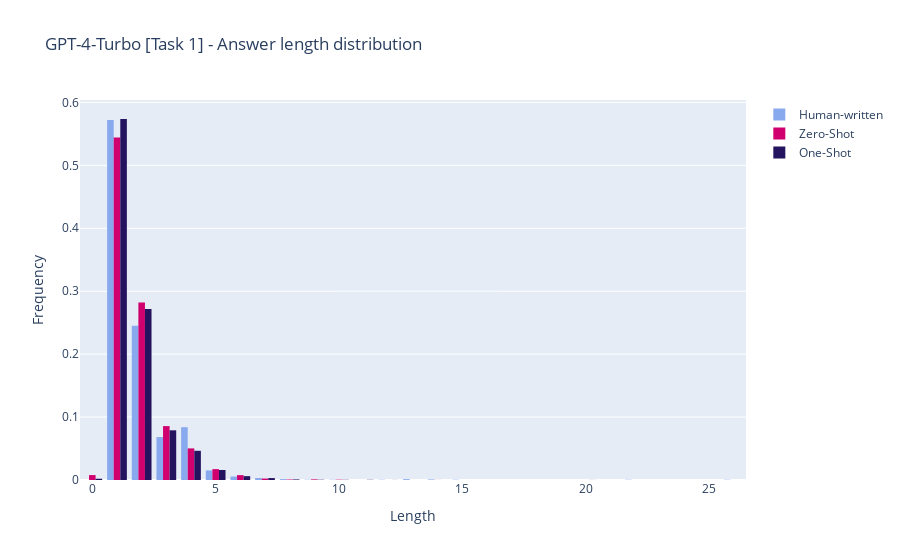
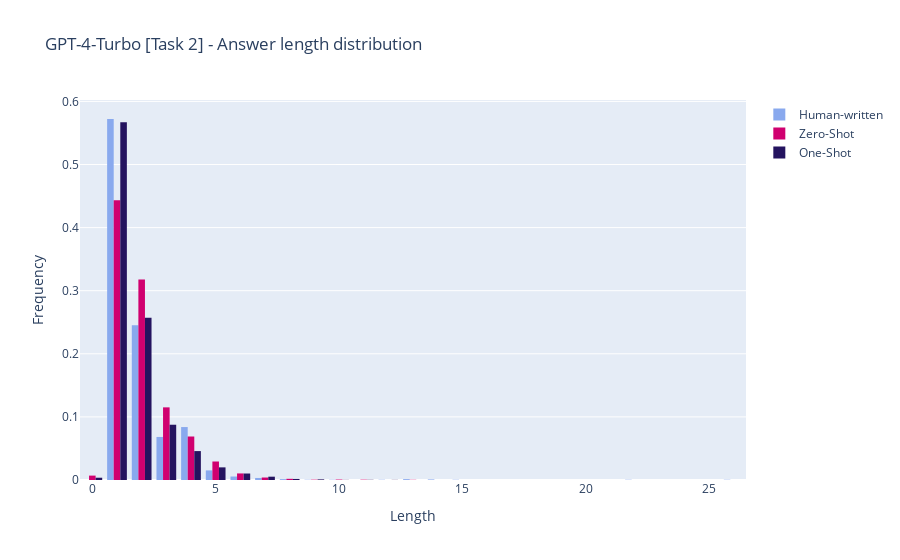

The cell these charts' notebook holds for them, in order:
### Code cell
plot_length_distribution_comparison_with_ref(gpt_4_preds.ground_truth_answers, gpt_4_preds.zero_shot_full_answers, gpt_4_preds.one_shot_full_answers, "ANSWER", "GPT-4-Turbo [Task 1]", "Answer")
plot_length_distribution_comparison_with_ref(gpt_4_preds.ground_truth_answers, gpt_4_preds.zero_shot_answers, gpt_4_preds.one_shot_answers, "ANSWER", "GPT-4-Turbo [Task 2]", "Answer")

### Figure 1 — Plotly figure (JSON) as saved in the notebook; plotly's stock layout.template omitted (floating-point values rounded to 4 significant figures; data arrays with more than 128 entries replaced by an {"elided": "..."} marker saying what was removed)
{"data": [{"histnorm": "probability", "marker": {"color": "#89A9EE"}, "name": "Human-written", "type": "histogram", "x": {"elided": "2169 int values"}}, {"histnorm": "probability", "marker": {"color": "#D0006F"}, "name": "Zero-Shot", "type": "histogram", "x": {"elided": "9201 int values"}}, {"histnorm": "probability", "marker": {"color": "#24135F"}, "name": "One-Shot", "type": "histogram", "x": {"elided": "9157 int values"}}], "layout": {"title": {"text": "GPT-4-Turbo [Task 1] - Answer length distribution"}, "xaxis": {"title": {"text": "Length"}}, "yaxis": {"title": {"text": "Frequency"}}}}

### Figure 2 — Plotly figure (JSON) as saved in the notebook; plotly's stock layout.template omitted (floating-point values rounded to 4 significant figures; data arrays with more than 128 entries replaced by an {"elided": "..."} marker saying what was removed)
{"data": [{"histnorm": "probability", "marker": {"color": "#89A9EE"}, "name": "Human-written", "type": "histogram", "x": {"elided": "2169 int values"}}, {"histnorm": "probability", "marker": {"color": "#D0006F"}, "name": "Zero-Shot", "type": "histogram", "x": {"elided": "9616 int values"}}, {"histnorm": "probability", "marker": {"color": "#24135F"}, "name": "One-Shot", "type": "histogram", "x": {"elided": "9144 int values"}}], "layout": {"title": {"text": "GPT-4-Turbo [Task 2] - Answer length distribution"}, "xaxis": {"title": {"text": "Length"}}, "yaxis": {"title": {"text": "Frequency"}}}}
